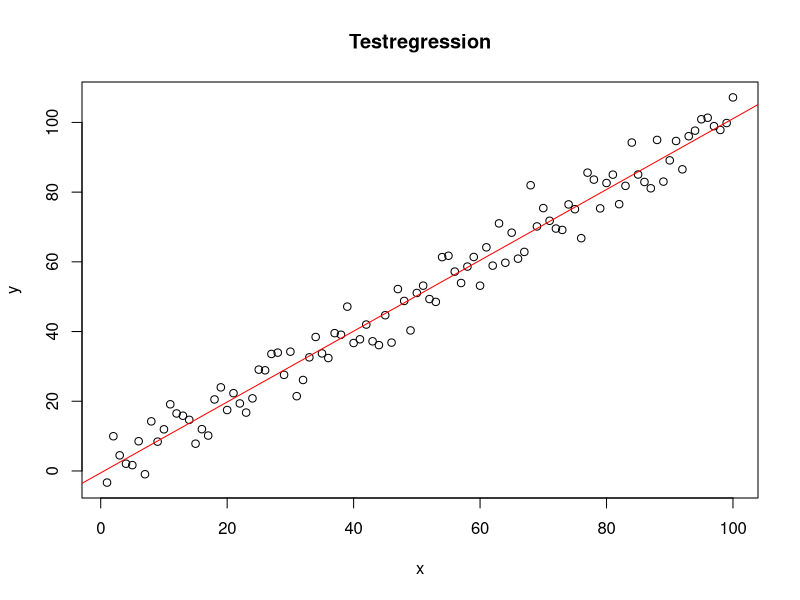

Reproduce this figure in R.
#####################
#### Test-Script ####
#####################

x <- seq(1,100, 1)
y <- x +  rnorm(100, mean = 0 , sd = 5) 

model1 <- lm(y ~ x)

summary(model1)

plot(x,y)
abline(model1, col="red", xlab = "X", ylab = "Y")
title("Testregression")

### Second Commit

# adding new variables 

bar <- diag(3)

foo <- seq(100,1, -5)

baz <- foo^2
